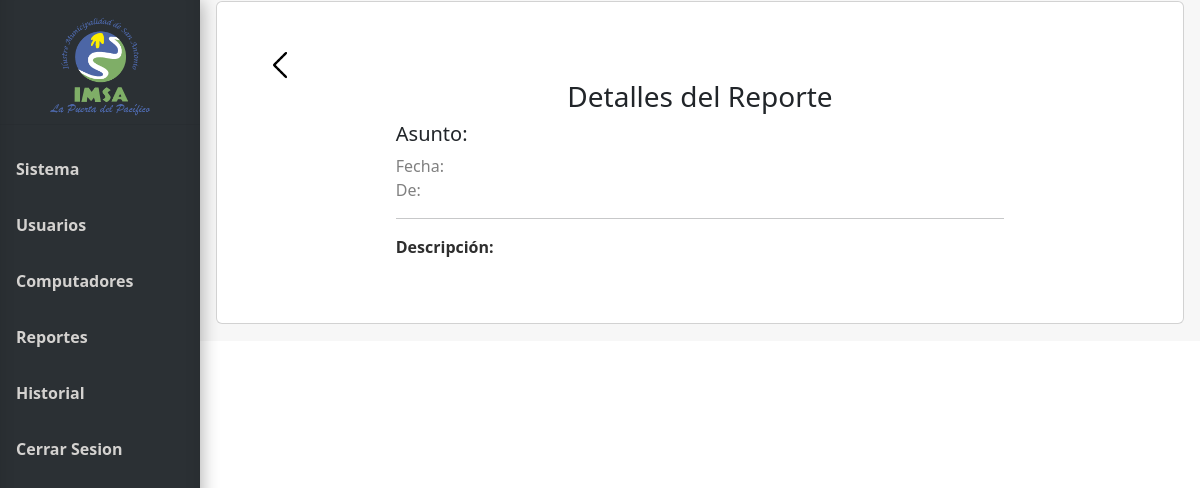
Page /ver_reporte/1 (signed in) on the earlier database version.
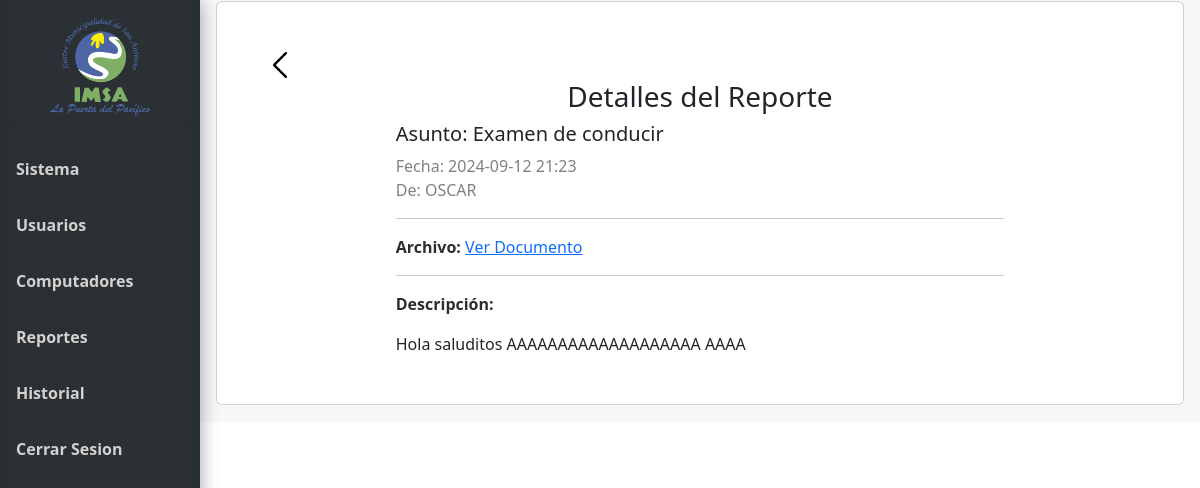
Same page on the later database version.
### tables this page shows
CREATE TABLE Reportes (
    id_reporte INTEGER PRIMARY KEY AUTOINCREMENT,
    usuario_id INTEGER,
    asunto VARCHAR(100) NOT NULL,
    descripcion VARCHAR(300) NOT NULL,
    fecha TIMESTAMP DEFAULT CURRENT_TIMESTAMP,
    archivo VARCHAR,
    FOREIGN KEY (usuario_id) REFERENCES Usuario(Id_usuario)
);

### app.py (the view)
@app.route('/ver_reporte/<int:id_reporte>', methods=['GET'])
@login_required
def ver_reporte(id_reporte):
    conn = get_db_connection()
    reporte = conn.execute("SELECT * FROM Reportes WHERE id_reporte = ?", (id_reporte,)).fetchone()
    conn.close()
    return render_template('ver_reporte.html', reporte=reporte)

### app.py (called while the page is built)
@login_manager.user_loader
def load_user(user_id):
    return Usuario.get_by_id(user_id)

def get_db_connection():
    conn = sqlite3.connect('database.db')
    conn.row_factory = sqlite3.Row
    return conn

### model.py (called while the page is built)
def get_db_connection():
    conn = sqlite3.connect('database.db')
    conn.row_factory = sqlite3.Row
    return conn

    @staticmethod
    def get_by_id(id_usuario):
        conn = get_db_connection()
        user_data = conn.execute('SELECT * FROM Usuario WHERE Id_usuario = ?', (id_usuario,)).fetchone()
        conn.close()
        if user_data:
            return Usuario(user_data['Id_usuario'], user_data['Nombre_user'], user_data['Email'], user_data['psw'])
        return None

### templates/ver_reporte.html
{% extends 'base.html' %}
{% block head %}
<link rel="stylesheet" href="{{ url_for('static', filename='css/style_verReporte.css')}}">
{% endblock %}
{% block content %}
<div class="card text-start mb-3">
    <div class="bodyBack">
        <a id="botonBack" href="{{url_for('reportes')}}" aria-valuetext="a"><img id="imgBack"
                src="{{ url_for('static', filename='img/icon-back.png')}}" alt="icon-back" width="30px"></a>
    </div>
    <div class="report-details" id="ReportDetails">
        <div class="report-details-header">
            <h3>Detalles del Reporte</h3>
        </div>
        <div class="report-details-body">
            <div class="headReporte">
                <h5>Asunto: {{reporte['asunto']}}</h5>
                <p class="fecha">Fecha: {{reporte['fecha']}} <br>De: {{reporte['usuario_id']}}</p>
            </div>
            <hr>
            {% if reporte['archivo'] %}
            <div class="archivoReporte">
                <p><strong>Archivo:</strong> <a href="{{ url_for('uploaded_file', filename=reporte['archivo']) }}"
                        target="_blank">Ver Documento </a></p>
                <hr>
            </div>
            {% endif %}
            <div class="descripcionReporte">
                <p><strong>Descripción:</strong></p>
                <div class="descripcion-text">{{ reporte['descripcion'] }}</div>
            </div>
        </div>
    </div>
</div>
{% endblock %}

Differences in the rows shown:
added Reportes: asunto "Examen de conducir", fecha "2024-09-12 21:23", usuario_id "OSCAR", descripcion "Hola saluditos AAAAAAAAAAAAAAAAAAA AAAA"
Other differences:
text now shown: "Archivo: Ver Documento"
